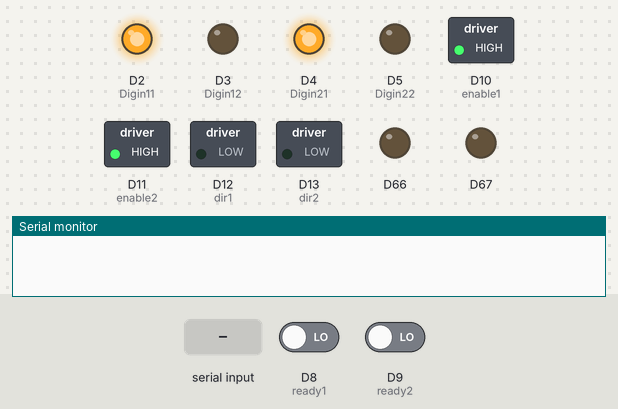
Bench run of a sketch on a simulated Arduino Due. On the bench: switched loads named in the sketch (green lamp = pin HIGH), output pins drawn as LEDs (lit = HIGH), the last lines printed to the serial monitor. Inputs (shaded band) come from the test bench; at power-on: D8 (ready1) LOW, D9 (ready2) LOW.

Above: at 1.2 s.
1.3 s: "90,45,200,10\n" received over Serial
At 1.9 s:
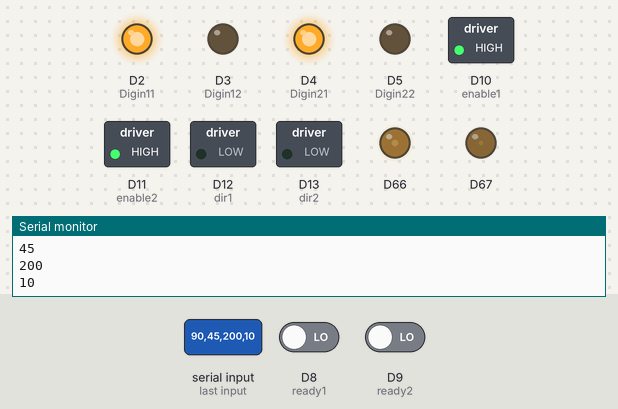
2.8 s: "30,150,10,200\n" received over Serial
At 4.2 s:
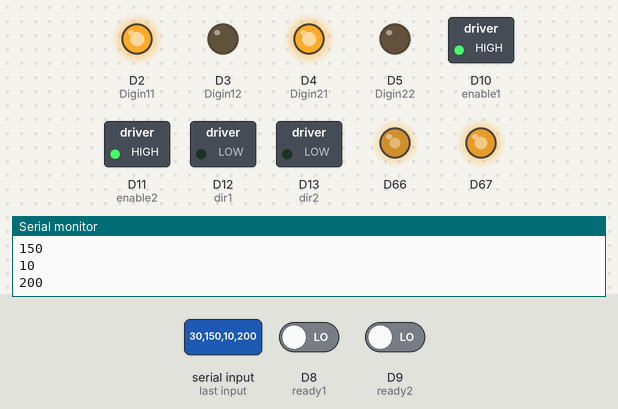
Timing chart, 0 to 5.8 s (numbered marks = the images above; inputs shaded):
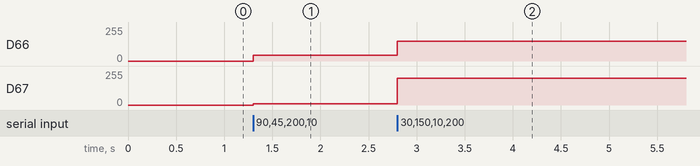

The sketch:

test_two_motors.ino
```cpp
int sensorValue = 0;
int Digin11 = 2;
int Digin12 = 3;
int Digin21 = 4;
int Digin22 = 5;
int ready1 = 8;
int ready2 = 9;
int enable1 = 10;
int enable2 = 11;
int dir1 = 12;
int dir2 = 13;
void setup() {
  // put your setup code here, to run once:
pinMode(enable1, OUTPUT);
pinMode(enable2, OUTPUT);
pinMode(Digin11, OUTPUT);
pinMode(Digin12, OUTPUT);
pinMode(Digin21, OUTPUT);
pinMode(Digin22, OUTPUT);
pinMode(enable1, OUTPUT);
pinMode(enable2, OUTPUT);
pinMode(dir1, OUTPUT);
pinMode(dir2, OUTPUT);
pinMode(ready1, INPUT);
pinMode(ready2, INPUT);
//set motor speed configurations
/*digitalWrite(Digin11, HIGH);
digitalWrite(Digin12, HIGH);
digitalWrite(Digin21, HIGH);
digitalWrite(Digin22, HIGH);
*/
digitalWrite(Digin11, HIGH);
digitalWrite(Digin12, LOW);
digitalWrite(Digin21, HIGH);
digitalWrite(Digin22, LOW);
//enable the motor driver
digitalWrite(enable1, HIGH);
digitalWrite(enable2, HIGH);
//analogWriteResolution(16);
Serial.begin(38400);
}

void loop() {

//Serial.println("wait");

   if ((digitalRead(ready1)==HIGH)&(digitalRead(ready2)==HIGH))
  {
   // Serial.println("ready");
  }

  // put your main code here, to run repeatedly:
 //digitalWrite(11, HIGH);   // turn the LED on (HIGH is the voltage level)
 while (Serial.available() > 0) {
  // start reciving the data


     // Serial.println("go ");
    int d1 = Serial.parseInt();
    int v1 = Serial.parseInt();
    int d2 = Serial.parseInt();
    int v2 = Serial.parseInt();
    //int w = Serial.parseInt();
    Serial.println(d1);
    Serial.println(v1);
    Serial.println(d2);
    Serial.println(v2);

    if (Serial.read() == '\n')
    {

      if(d1 == 1)
      {
        digitalWrite(dir1, HIGH);
      }
      else
      {
        digitalWrite(dir1, LOW);
    }
    if(d2 == 1)
    {
        digitalWrite(dir2, HIGH);
    }
      else
      {
        digitalWrite(dir2, LOW);
    }

    if (v1<5)
    {
      digitalWrite(enable1, LOW);
    }
    else
    {
      digitalWrite(enable1, HIGH);
      }

    if (v2<5)
    {
      digitalWrite(enable2, LOW);
    }
    else
    {
      digitalWrite(enable2, HIGH);
      }

    analogWrite(DAC0, v1);
    analogWrite(DAC1, v2);
    }
   // sensorValue = analogRead(A2);
  //  Serial.println(sensorValue);
 }
// sensorValue = analogRead(A2);
 //Serial.println(sensorValue);
//analogWrite(1, v);
//delay(1000);
//analogWrite(1, 700);
//delay(1000);
//analogWrite(1, 100);
//delay(1000);
//digitalWrite(11, LOW);   // turn the LED on (HIGH is the voltage level)
//analogWrite(1, 100);
//delay(1000);
//analogWrite(1, 700);
//delay(1000);
//analogWrite(1, 100);
//delay(1000);
}
```

Measured:
- after the input at 1.3 s, D66: 0/255 → 45/255 at once; D67: 0/255 → 10/255 at once
- after the input at 2.8 s, D66: 45/255 → 150/255 at once; D67: 10/255 → 200/255 at once
